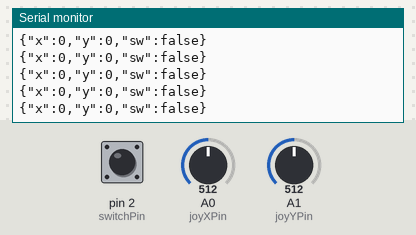
Bench run of a sketch on a simulated Arduino Uno, built with avr-gcc and run on an emulated ATmega328P. Shown: the last lines printed to the serial monitor. Inputs (shaded band) come from the test bench; at power-on: A0 (joyXPin) = 512, A1 (joyYPin) = 512, pin 2 (switchPin) HIGH.

Above: at 1.2 s.
1.3 s: A0 (joyXPin) set to 716
At 1.9 s:
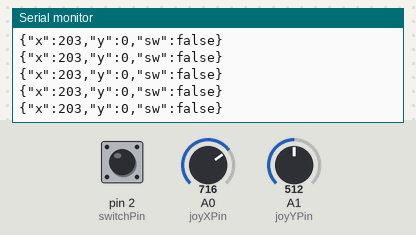
4.3 s: A1 (joyYPin) set to 716
At 5.1 s:
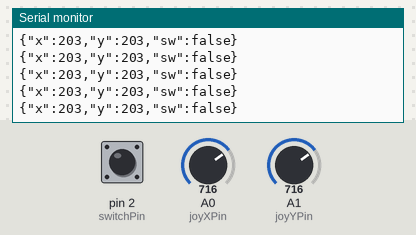
7.3 s: pin 2 (switchPin) pulled LOW for 0.15 s
10.4 s: pin 2 (switchPin) pulled LOW for 1 s
At 11.3 s:
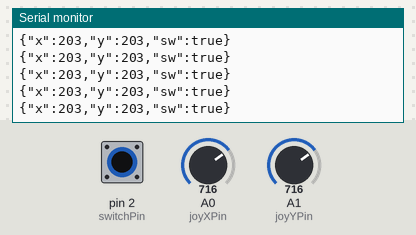
14.4 s: A1 (joyYPin) set to 306
At 15.1 s:
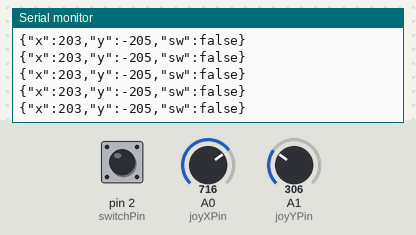
17.4 s: A0 (joyXPin) set to 0
At 18.0 s:
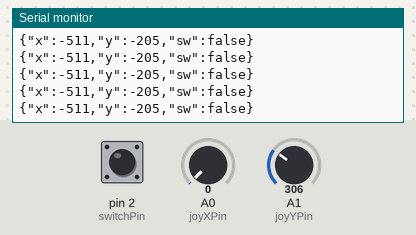
Timing chart, 0 to 19.2 s (numbered marks = the images above; inputs shaded):
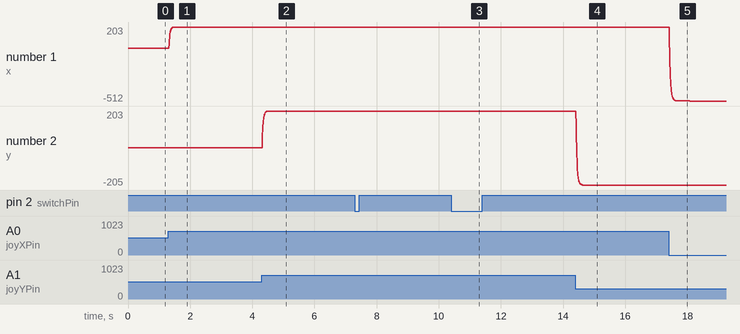

The sketch:

RelativeJoystick.ino
```cpp
#include <Arduino_JSON.h>

const int joyXPin = A0;
const int joyYPin = A1;
const int switchPin = 2;
const int maxCalibrationFrames = 3;

float xValue, yValue;
int startX, startY;
float pXValue = -1, pYValue = -1;
float alpha = 0.2;
int calibrationFrames = 0;

JSONVar sensorData;

void setup() {
  // put your setup code here, to run once:
  Serial.begin(38400);

  pinMode(switchPin, INPUT);
  digitalWrite(switchPin, HIGH);
}

void loop() {
  xValue = analogRead(joyXPin);
  yValue = analogRead(joyYPin);

  if (pXValue == -1) {
    pXValue = xValue;
    pYValue = yValue;
  }

  xValue = pXValue + alpha*(xValue - pXValue);
  yValue = pYValue + alpha*(yValue - pYValue);

  if (calibrationFrames < maxCalibrationFrames) {
    calibrationFrames++;
    startX = xValue;
    startY = yValue;
  }
  else {
    sensorData["x"] = (int) (xValue - startX);
    sensorData["y"] = (int) (yValue - startY);
    sensorData["sw"] = digitalRead(switchPin) == LOW;

    Serial.println(sensorData);
  }

  pXValue = xValue;
  pYValue = yValue;
}
```

Measured:
- after the input at 1.3 s, the serial monitor: prints a new line at once (image 1)
- after the input at 4.3 s, the serial monitor: prints a new line at once (image 2)
- after the input at 14.4 s, the serial monitor: prints a new line at once (image 4)
- after the input at 17.4 s, the serial monitor: prints a new line at once (image 5)
- plotted number 1: 0 → 203 after the input at 1.3 s, 203 → -512 after the input at 17.4 s
- plotted number 2: 203 → -205 after the input at 14.4 s
